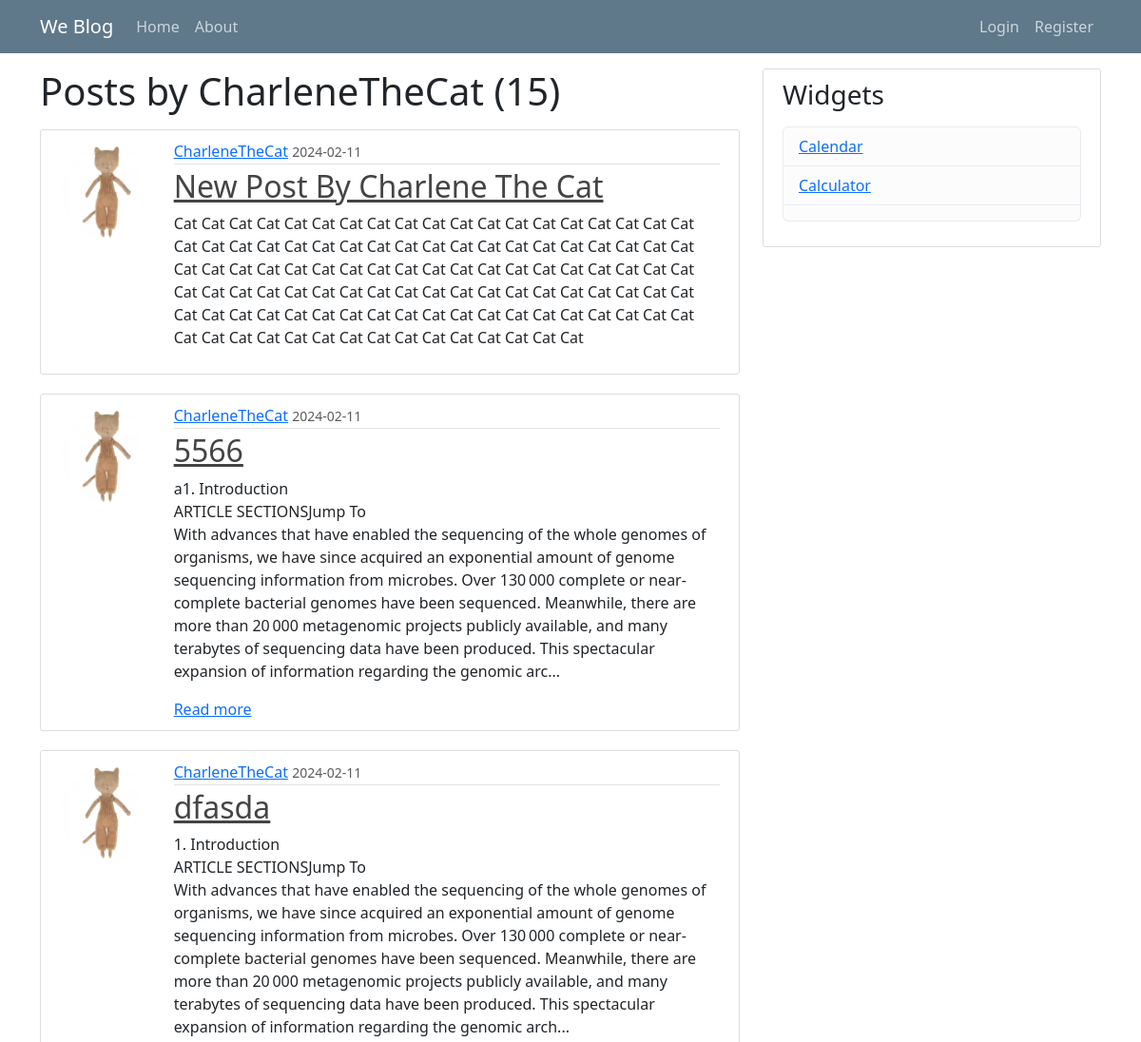
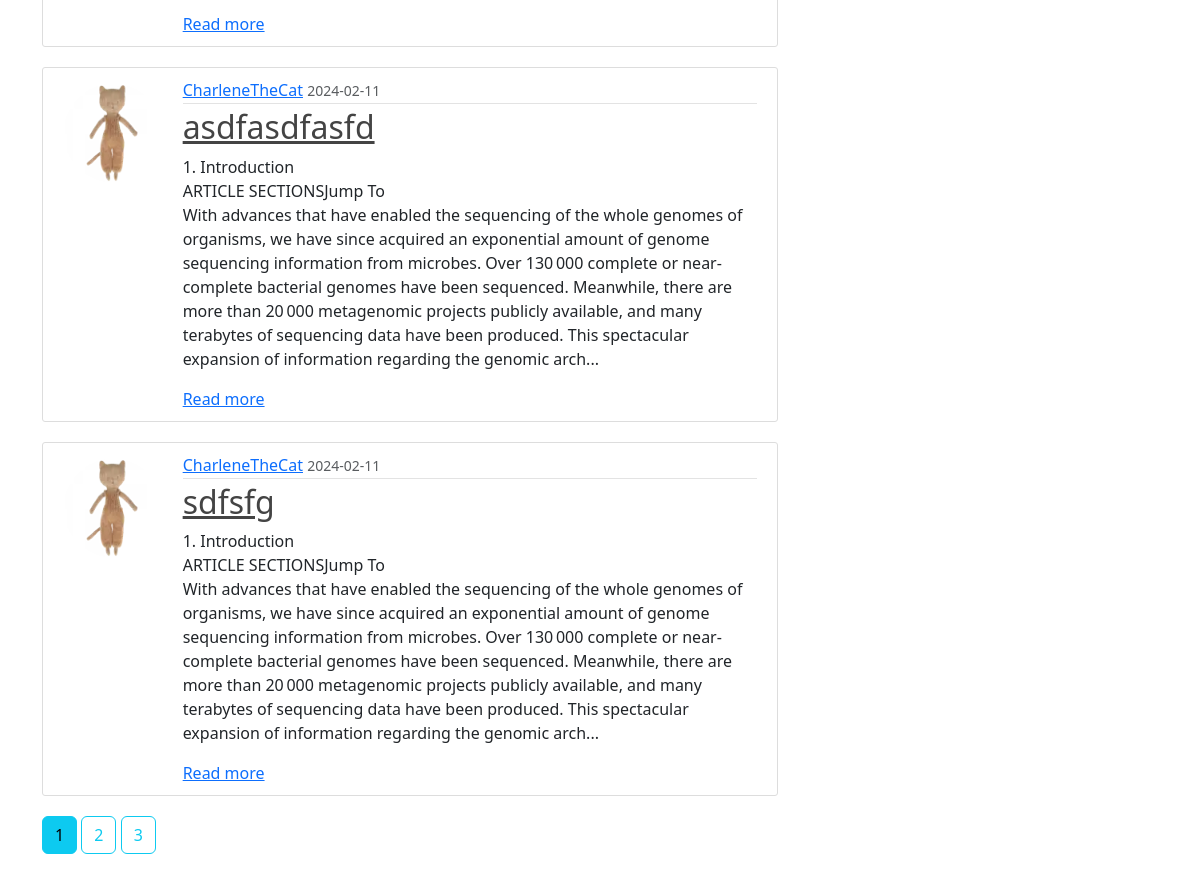
The app's page /user/CharleneTheCat, older data (2 pictures, top to bottom).
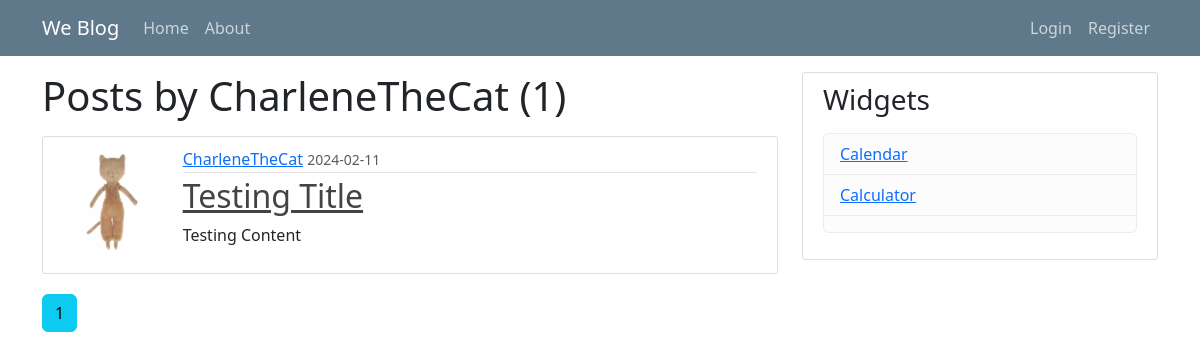
The same page, newer data.
### flaskblog/models.py (models this page shows, shortened)
class User(db.Model, UserMixin):
    id = db.Column(db.Integer, primary_key=True)
    username = db.Column(db.String(20), unique=True, nullable=False)
    email = db.Column(db.String(120), unique=True, nullable=False)
    image_file = db.Column(db.String(20), nullable=False, default='default.jpg')
    password = db.Column(db.String(60), nullable=False)
    posts = db.relationship('Post', backref='author', lazy=True)

class Post(db.Model):
    id = db.Column(db.Integer, primary_key=True)
    title = db.Column(db.String(100), nullable=False)
    date_posted = db.Column(db.DateTime, nullable=False, default=datetime.utcnow)
    content = db.Column(db.Text, nullable=False)
    user_id = db.Column(db.Integer, db.ForeignKey('user.id'), nullable=False)

### flaskblog/routes.py (the view)
@app.route("/user/<string:username>")
def user_post(username):
    page = request.args.get('page', 1, type=int)
    user = User.query.filter_by(username=username).first_or_404()
    posts = Post.query.filter_by(author=user).order_by(desc(Post.id)).paginate(page=page, per_page=5)
    return render_template('user_post.html', posts=posts, user=user)

### flaskblog/templates/user_post.html
{% extends 'layout.html' %}
{% block content %}
<h1 class="mb-3">Posts by {{ user.username }} ({{ posts.total }})</h1>
{% for post in posts.items %}
<article class="media content-section">
    <div class="row align-items-start">
        <div class="col-md-2 text-center align-self-start">
            <img class="rounded-circle article-img"
                src="{{ url_for('static', filename='profile_pics/' + post.author.image_file) }}"
                style="width: 100px; height: 100px; margin-top: 5px;">
        </div>
        <div class="col-md-10">
            <div class="media-body">
                <div class="article-metadata">
                    <a class="mr-2" href="{{ url_for('user_post', username=post.author.username) }}">{{
                        post.author.username
                        }}</a>
                    <small class="text-muted">{{ post.date_posted.strftime('%Y-%m-%d') }}</small>
                </div>
                <h2><a class="article-title" href="{{ url_for('post', post_id=post.id) }}">{{ post.title }}</a></h2>
                {% if post.content|length > 500 %}
                <p class="article-content" style="max-width: 100%; overflow-wrap: break-word;">{{ post.content[:500]
                    }}...</p>
                <a href="{{ url_for('post', post_id=post.id) }}">Read more</a>
                {% else %}
                <p class="article-content" style="max-width: 100%; overflow-wrap: break-word;">{{ post.content }}</p>
                {% endif %}
            </div>
        </div>
    </div>
</article>
{% endfor %}
{% for page_num in posts.iter_pages(left_edge=1, right_edge=1, left_current=1, right_current=2) %}
{% if page_num %}
{% if posts.page == page_num %}
<a class="btn btn-info mb-4" href="{{ url_for('user_post', username=user.username, page=page_num) }}">{{ page_num }}</a>
{% else %}
<a class="btn btn-outline-info mb-4" href="{{ url_for('user_post', username=user.username, page=page_num) }}">{{
    page_num }}</a>
{% endif %}
{% else %}
...
{% endif %}
{% endfor %}
{% endblock content %}

### flaskblog/templates/layout.html (shortened to what this page needs)
<!DOCTYPE html>
<html>
<head>
	<link rel="stylesheet" type="text/css" href="{{ url_for('static', filename='main.css') }}">
	<link href="https://cdn.jsdelivr.net/npm/bootstrap@5.3.2/dist/css/bootstrap.min.css" rel="stylesheet"
>
</head>
<body class="pt-5">
	<header class="site-header">
		<nav class="navbar navbar-expand-md navbar-dark bg-steel fixed-top">
			<div class="container">
				<a class="navbar-brand mr-4" href="/">We Blog</a>
				<div class="collapse navbar-collapse" id="navbarToggle">
					<div class="navbar-nav mr-auto">
						<a class="nav-item nav-link" href="{{ url_for('home') }}">Home</a>
						<a class="nav-item nav-link" href="{{ url_for('about') }}">About</a>
					</div>
					<div class="navbar-nav ms-auto">
						{% if current_user.is_authenticated %}
						<a class="nav-item nav-link" href="{{ url_for('new_post') }}">New Post</a>
						<a class="nav-item nav-link" href="{{ url_for('account') }}">Account</a>
						<a class="nav-item nav-link" href="{{ url_for('logout') }}">Logout</a>
						{% else %}
						<a class="nav-item nav-link" href="{{ url_for('login') }}">Login</a>
						<a class="nav-item nav-link" href="{{ url_for('register') }}">Register</a>
						{% endif %}
					</div>
				</div>
			</div>
		</nav>
	</header>
	<main role="main" class="container mt-4">
		<div class="row">
			<div class="col-md-8">
				{% block content %}{% endblock %}
			</div>
			<div class="col-md-4">
				<div class="content-section">
					<h3>Widgets</h3>
					<p class='text-muted'>
					<ul class="list-group">
						<li class="list-group-item list-group-item-light"><a
								href="{{ url_for('calendar') }}">Calendar</a></li>
						<li class="list-group-item list-group-item-light"><a
								href="{{ url_for('calculator') }}">Calculator</a></li>
						<li class="list-group-item list-group-item-light"></li>
					</ul>
					</p>
				</div>
			</div>
		</div>
	</main>
</body>
</html>

### flaskblog/static/main.css (style rules this page uses)
body { background: #fafafa; color: #333333; margin-top: 5rem; }
h1, h2, h3, h4, h5, h6 { color: #444444; }
.bg-steel { background-color: #5f788a; }
.site-header .navbar-nav .nav-link { color: #cbd5db; }
.content-section { background: #ffffff; padding: 10px 20px; border: 1px solid #dddddd; border-radius: 3px; margin-bottom: 20px; }
.article-title { color: #444444; }
.article-content { white-space: pre-line; }
.article-img { height: 65px; width: 65px; margin-right: 16px; }
.article-metadata { padding-bottom: 1px; margin-bottom: 4px; border-bottom: 1px solid #e3e3e3 }

Row changes from the older to the newer data that the page shows:
removed Post: image_file (picture), author.username "CharleneTheCat", date_posted "2024-02-11", title "New Post By Charlene The Cat", content "Cat Cat Cat Cat Cat Cat Cat Cat Cat Cat Cat Cat Cat Cat Cat Cat Cat Cat Cat Cat Cat Cat Cat Cat Cat Cat Cat Cat Cat Cat Cat Cat Cat Cat Cat Cat Cat Cat Cat Cat Cat Cat Cat Cat Cat Cat Cat Cat Cat Cat Cat Cat Cat Cat Cat Cat Cat Cat Cat Cat Cat Cat Cat Cat Cat Cat Cat Cat Cat Cat Cat Cat Cat Cat Cat Cat Cat Cat Cat Cat Cat Cat Cat Cat Cat Cat Cat Cat Cat Cat Cat Cat Cat Cat Cat Cat Cat Cat Cat Cat Cat Cat Cat Cat Cat Cat Cat Cat Cat Cat"
removed Post: image_file (picture), author.username "CharleneTheCat", date_posted "2024-02-11", title "5566", content "a1. Introduction ARTICLE SECTIONSJump To With advances that have enabled the sequencing of the whole genomes of organisms, we have since acquired an exponential amount of genome sequencing information from microbes. Over 130 000 complete or near-complete bacterial genomes have been sequenced. Meanwhile, there are more than 20 000 metagenomic projects publicly available, and many terabytes of sequencing data have been produced. This spectacular expansion of information regarding the genomic arc"
removed Post: image_file (picture), author.username "CharleneTheCat", date_posted "2024-02-11", title "dfasda", content "1. Introduction ARTICLE SECTIONSJump To With advances that have enabled the sequencing of the whole genomes of organisms, we have since acquired an exponential amount of genome sequencing information from microbes. Over 130 000 complete or near-complete bacterial genomes have been sequenced. Meanwhile, there are more than 20 000 metagenomic projects publicly available, and many terabytes of sequencing data have been produced. This spectacular expansion of information regarding the genomic arch"
removed Post: image_file (picture), author.username "CharleneTheCat", date_posted "2024-02-11", title "asdfasdfasfd", content "1. Introduction ARTICLE SECTIONSJump To With advances that have enabled the sequencing of the whole genomes of organisms, we have since acquired an exponential amount of genome sequencing information from microbes. Over 130 000 complete or near-complete bacterial genomes have been sequenced. Meanwhile, there are more than 20 000 metagenomic projects publicly available, and many terabytes of sequencing data have been produced. This spectacular expansion of information regarding the genomic arch"
removed Post: image_file (picture), author.username "CharleneTheCat", date_posted "2024-02-11", title "sdfsfg", content "1. Introduction ARTICLE SECTIONSJump To With advances that have enabled the sequencing of the whole genomes of organisms, we have since acquired an exponential amount of genome sequencing information from microbes. Over 130 000 complete or near-complete bacterial genomes have been sequenced. Meanwhile, there are more than 20 000 metagenomic projects publicly available, and many terabytes of sequencing data have been produced. This spectacular expansion of information regarding the genomic arch"
now on this page (row edited): Post: image_file (picture), author.username "CharleneTheCat", date_posted "2024-02-11", title "Testing Title", content "Testing Content"
Text that changed along with them:
{{ posts.total }}: "15" → "1"
list line gone: "2"
list line gone: "3"
